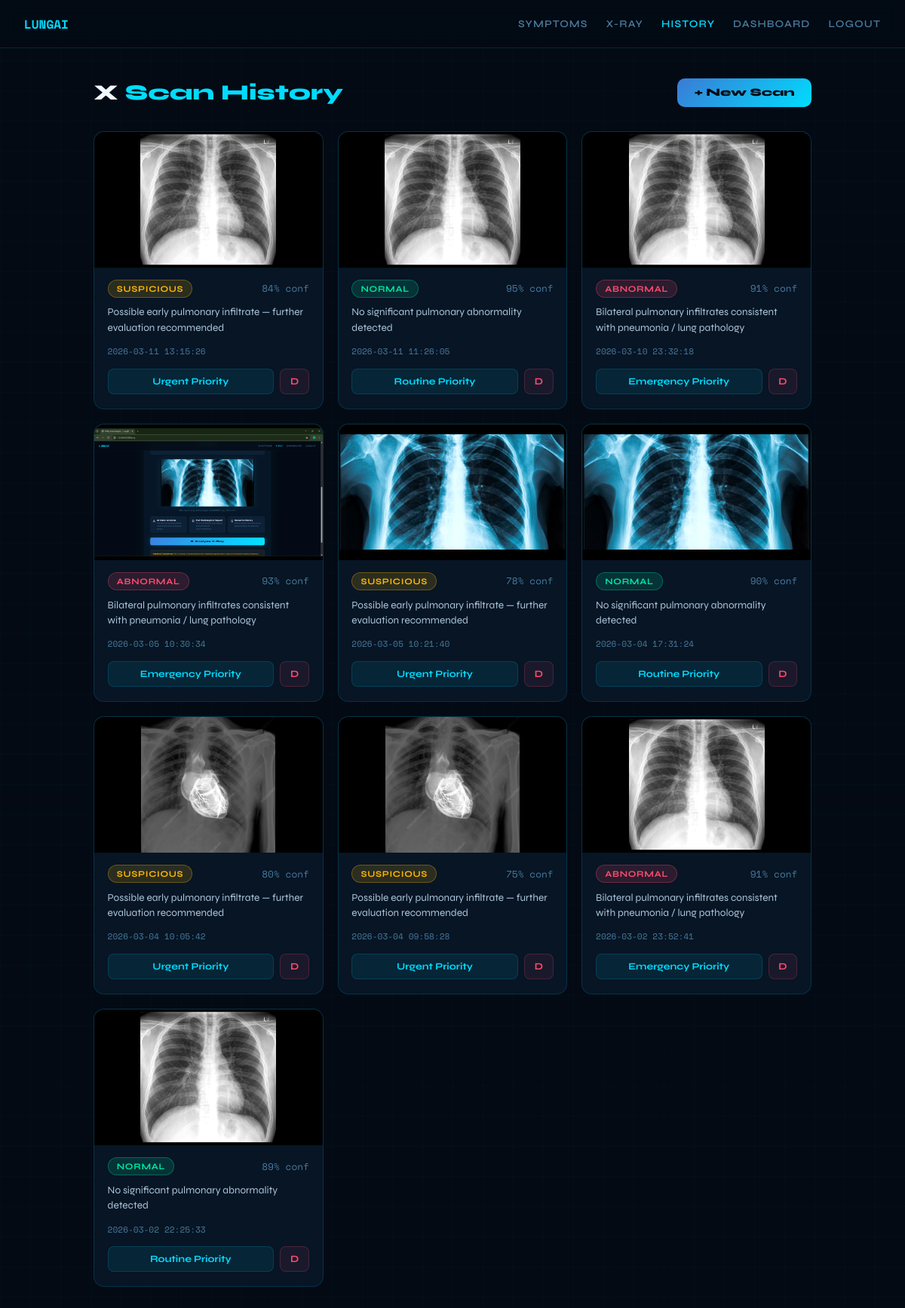
/xray/history (signed in), run on the app's committed database.
### tables this page shows
CREATE TABLE xray_scans (
                id           INTEGER PRIMARY KEY AUTOINCREMENT,
                user_id      INTEGER NOT NULL,
                filename     TEXT    NOT NULL,
                analysis     TEXT    NOT NULL,
                finding      TEXT    NOT NULL,
                confidence   REAL    NOT NULL,
                date         TEXT    NOT NULL,
                FOREIGN KEY (user_id) REFERENCES users(id)
            );

### app.py (the view)
@app.route("/xray/history")
@login_required
def xray_history():
    db    = get_db()
    scans = db.execute(
        "SELECT * FROM xray_scans WHERE user_id=? ORDER BY date DESC",
        (session["user_id"],)
    ).fetchall()
    scan_list = []
    for s in scans:
        d = dict(s)
        try:
            d["analysis_data"] = json.loads(d["analysis"])
        except Exception:
            d["analysis_data"] = {}
        scan_list.append(d)
    return render_template("xray_history.html", scans=scan_list)

### app.py (called while the page is built)
def get_db():
    if "db" not in g:
        g.db = sqlite3.connect(DATABASE)
        g.db.row_factory = sqlite3.Row
    return g.db

def login_required(f):
    @wraps(f)
    def decorated(*args, **kwargs):
        if "user_id" not in session:
            flash("Please log in to access this page.", "warning")
            return redirect(url_for("login"))
        return f(*args, **kwargs)
    return decorated

### templates/xray_history.html (shortened to what this page needs)
<!DOCTYPE html>
<html lang="en">
<head>
</head>
<body>
<nav>
  <a href="/" class="nav-brand">LUNGAI</a>
  <div class="nav-links">
    <a href="/predict">Symptoms</a>
    <a href="/xray">X-Ray</a>
    <a href="/xray/history" class="active">History</a>
    <a href="/dashboard">Dashboard</a>
    <a href="/logout">Logout</a>
  </div>
</nav>
<div class="page">
  <div class="page-header">
    <h1>X <span>Scan History</span></h1>
    <a href="/xray" class="new-scan-btn">+ New Scan</a>
  </div>
  {% if scans %}
    <div class="scan-grid">
      {% for scan in scans %}
        {% set fl = scan.finding | lower %}
        <div class="scan-card">
          <img class="scan-image"
               src="{{ url_for('static', filename='uploads/' + scan.filename) }}"
               alt="X-Ray"/>
          <div class="scan-body">
            <div class="scan-top">
              <span class="finding-badge badge-{{ fl }}">{{ scan.finding }}</span>
              <span class="conf-text">{{ scan.confidence | int }}% conf</span>
            </div>
            <div class="scan-diagnosis">
              {{ scan.analysis_data.primary_diagnosis | default('No diagnosis available') }}
            </div>
            <div class="scan-date">{{ scan.date }}</div>
            <div class="scan-actions">
              <span class="btn-view">
                {{ scan.analysis_data.urgency | default('Routine') }} Priority
              </span>
              <form action="/xray/delete/{{ scan.id }}" method="POST" style="display:inline;">
                <button type="submit" class="btn-delete"
                        onclick="return confirm('Delete this scan record?')">D</button>
              </form>
            </div>
          </div>
        </div>
      {% endfor %}
    </div>
  {% else %}
    <div class="empty-state">
      <span class="ico">X</span>
      <h3>No X-Ray Scans Yet</h3>
      <p>Upload your first chest X-ray to get an AI-powered radiological analysis.</p>
    </div>
  {% endif %}
</div>
</body>
</html>

### templates/xray_history.html (style rules this page uses)
:root { --bg: #030A14; --surface: #071525; --panel: #0C1E33; --border: rgba(0,220,255,0.15); --glow: #00DCFF; --glow2: #3A7BD5; --danger: #FF4B6E; --success: #00E5A0; --warn: #FFB800; --text: #C8E4F8; --muted: #4A7A9B; --white: #F0F8FF; }
*, *::before, *::after { box-sizing: border-box; margin: 0; padding: 0; }
body { background: var(--bg); font-family: 'Syne', sans-serif; color: var(--text); min-height: 100vh; }
body::before { content: ''; position: fixed; inset: 0; z-index: 0; background-image: linear-gradient(rgba(0,220,255,0.025) 1px, transparent 1px), linear-gradient(90deg, rgba(0,220,255,0.025) 1px, transparent 1px); background-size: 40px 40px; }
nav { position: sticky; top: 0; z-index: 100; display: flex; align-items: center; justify-content: space-between; padding: 0 2rem; height: 64px; background: rgba(3,10,20,0.9); backdrop-filter: blur(12px); border-bottom: 1px solid var(--border); }
.nav-brand { font-family: 'Space Mono', monospace; font-weight: 700; color: var(--glow); text-decoration: none; }
.nav-links { display: flex; gap: 1.5rem; }
.nav-links a { color: var(--muted); text-decoration: none; font-size: 0.85rem; font-weight: 600; letter-spacing: 0.08em; text-transform: uppercase; transition: color 0.2s; }
.nav-links a:hover, .nav-links a.active { color: var(--glow); }
.page { position: relative; z-index: 1; max-width: 1000px; margin: 0 auto; padding: 2.5rem 1.5rem 5rem; }
.page-header { display: flex; align-items: center; justify-content: space-between; margin-bottom: 2rem; flex-wrap: wrap; gap: 1rem; }
.page-header h1 { font-size: 1.8rem; font-weight: 800; color: var(--white); }
.page-header h1 span { color: var(--glow); }
.new-scan-btn { padding: 0.65rem 1.4rem; background: linear-gradient(135deg, var(--glow2), var(--glow)); color: #030A14; text-decoration: none; border-radius: 10px; font-weight: 800; font-size: 0.9rem; transition: all 0.2s; }
.scan-grid { display: grid; grid-template-columns: repeat(auto-fill, minmax(280px, 1fr)); gap: 1.2rem; }
.scan-card { background: var(--surface); border: 1px solid var(--border); border-radius: 14px; overflow: hidden; transition: all 0.3s; animation: fadeUp 0.5s ease forwards; opacity: 0; }
.scan-card:nth-child(1) { animation-delay: 0.05s; }
.scan-card:nth-child(2) { animation-delay: 0.10s; }
.scan-card:nth-child(3) { animation-delay: 0.15s; }
.scan-card:nth-child(4) { animation-delay: 0.20s; }
.scan-image { width: 100%; height: 180px; object-fit: contain; background: #000; display: block; filter: brightness(1.05); }
.scan-body { padding: 1rem 1.1rem 1.2rem; }
.scan-top { display: flex; align-items: center; justify-content: space-between; margin-bottom: 0.6rem; }
.finding-badge { padding: 0.25rem 0.7rem; border-radius: 20px; font-size: 0.72rem; font-weight: 700; letter-spacing: 0.06em; text-transform: uppercase; }
.badge-normal { background: rgba(0,229,160,0.15); color: var(--success); border: 1px solid rgba(0,229,160,0.3); }
.badge-suspicious { background: rgba(255,184,0,0.15); color: var(--warn); border: 1px solid rgba(255,184,0,0.3); }
.badge-abnormal { background: rgba(255,75,110,0.15); color: var(--danger); border: 1px solid rgba(255,75,110,0.3); }
.conf-text { font-family: 'Space Mono', monospace; font-size: 0.8rem; color: var(--muted); }
.scan-diagnosis { font-size: 0.85rem; color: var(--text); line-height: 1.5; margin-bottom: 0.75rem; opacity: 0.85; }
.scan-date { font-family: 'Space Mono', monospace; font-size: 0.7rem; color: var(--muted); margin-bottom: 0.9rem; }
.scan-actions { display: flex; gap: 0.5rem; }
.btn-view { flex: 1; padding: 0.5rem 0.8rem; background: rgba(0,220,255,0.08); border: 1px solid var(--border); border-radius: 8px; color: var(--glow); font-size: 0.8rem; font-weight: 700; text-align: center; text-decoration: none; transition: all 0.2s; cursor: pointer; font-family: 'Syne', sans-serif; }
.btn-delete { padding: 0.5rem 0.8rem; background: rgba(255,75,110,0.08); border: 1px solid rgba(255,75,110,0.2); border-radius: 8px; color: var(--danger); font-size: 0.8rem; font-weight: 700; cursor: pointer; font-family: 'Syne', sans-serif; transition: all 0.2s; }

### data on the page
xray_scans: filename (picture), finding "SUSPICIOUS", confidence "84", analysis_data.primary_diagnosis "Possible early pulmonary infiltrate — further evaluation recommended", date "2026-03-11 13:15:26", analysis_data.urgency "Urgent"
xray_scans: filename (picture), finding "NORMAL", confidence "95", analysis_data.primary_diagnosis "No significant pulmonary abnormality detected", date "2026-03-11 11:26:05", analysis_data.urgency "Routine"
xray_scans: filename (picture), finding "ABNORMAL", confidence "91", analysis_data.primary_diagnosis "Bilateral pulmonary infiltrates consistent with pneumonia / lung pathology", date "2026-03-10 23:32:18", analysis_data.urgency "Emergency"
xray_scans: filename (picture), finding "ABNORMAL", confidence "93", analysis_data.primary_diagnosis "Bilateral pulmonary infiltrates consistent with pneumonia / lung pathology", date "2026-03-05 10:30:34", analysis_data.urgency "Emergency"
xray_scans: filename (picture), finding "SUSPICIOUS", confidence "78", analysis_data.primary_diagnosis "Possible early pulmonary infiltrate — further evaluation recommended", date "2026-03-05 10:21:40", analysis_data.urgency "Urgent"
xray_scans: filename (picture), finding "NORMAL", confidence "90", analysis_data.primary_diagnosis "No significant pulmonary abnormality detected", date "2026-03-04 17:31:24", analysis_data.urgency "Routine"
xray_scans: filename (picture), finding "SUSPICIOUS", confidence "80", analysis_data.primary_diagnosis "Possible early pulmonary infiltrate — further evaluation recommended", date "2026-03-04 10:05:42", analysis_data.urgency "Urgent"
xray_scans: filename (picture), finding "SUSPICIOUS", confidence "75", analysis_data.primary_diagnosis "Possible early pulmonary infiltrate — further evaluation recommended", date "2026-03-04 09:58:28", analysis_data.urgency "Urgent"
xray_scans: filename (picture), finding "ABNORMAL", confidence "91", analysis_data.primary_diagnosis "Bilateral pulmonary infiltrates consistent with pneumonia / lung pathology", date "2026-03-02 23:52:41", analysis_data.urgency "Emergency"
xray_scans: filename (picture), finding "NORMAL", confidence "89", analysis_data.primary_diagnosis "No significant pulmonary abnormality detected", date "2026-03-02 22:25:33", analysis_data.urgency "Routine"
